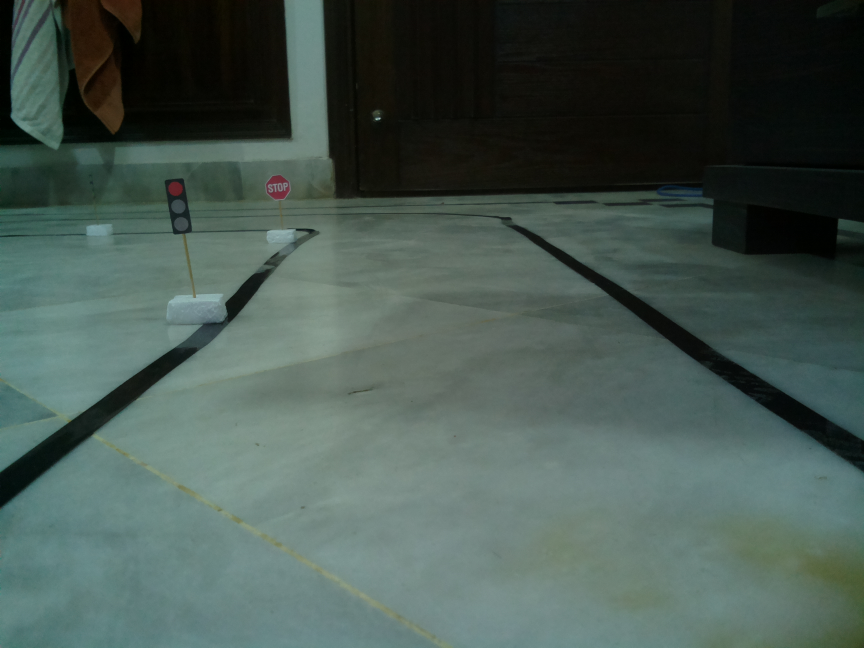
#> input picture 2019-11-28_174750.jpg, 2592 x 1944 px (shown at 1/3 size); its folder holds only this picture in this run
$ python -i canny.py   (imports and definitions only)
#> lines starting #> are read from the running program, lines starting #| are printed output that depends on the picture; after the words box and inside, x2 and y2 are one past the last pixel; in counts of white or black regions, pixels touching at a corner belong together
import cv2
import numpy as np
import matplotlib.pyplot as plt
import os


def canny(img):
    gray = cv2.cvtColor(img, cv2.COLOR_RGB2GRAY)
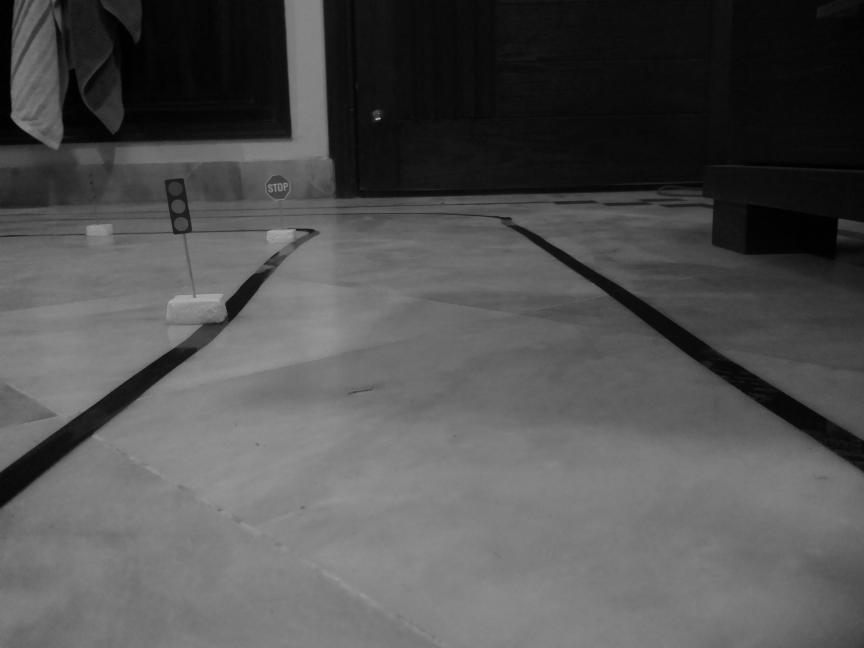
#> gray: shape (1944, 2592) (shown at 1/3 size); min 0, max 194, mean 82.1
    blur = cv2.GaussianBlur(gray, (5, 5), 0)
    canny_img = cv2.Canny(blur, 20, 190)
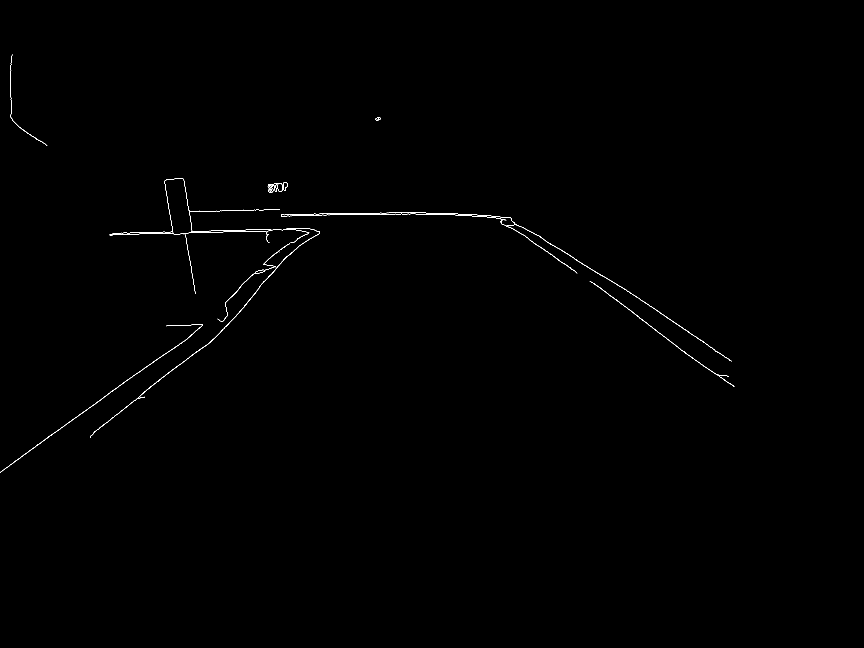
#> canny_img: shape (1944, 2592) (shown at 1/3 size); 0.19% white in thin lines or dots, all inside (x1, y1, x2, y2) = (0, 163, 2204, 1417)
    return canny_img


def region_of_interest(img):
    # height = img.shape[0]
    polygons = np.array([
        [(0, 1300), (1250, 450), (2550, 1300)]
    ])
    mask = np.zeros_like(img)
    cv2.fillPoly(mask, polygons, 255)
    masked_image = cv2.bitwise_and(img, mask)
    return masked_image


def display_lines(img, lines):
    line_img = np.zeros_like(img)
    if lines is not None:
        for line in lines:
            x1, y1, x2, y2 = line.reshape(4)
            cv2.line(line_img, (x1, y1), (x2, y2), (255, 0, 0), 10)
    return line_img


# [15 lines not run here, left out]
# [4 lines of commented-out code are left out]

>>> import cv2
>>> picture = cv2.cvtColor(cv2.imread('2019-11-28_174750.jpg'), cv2.COLOR_BGR2RGB)
>>> result = canny(picture)
